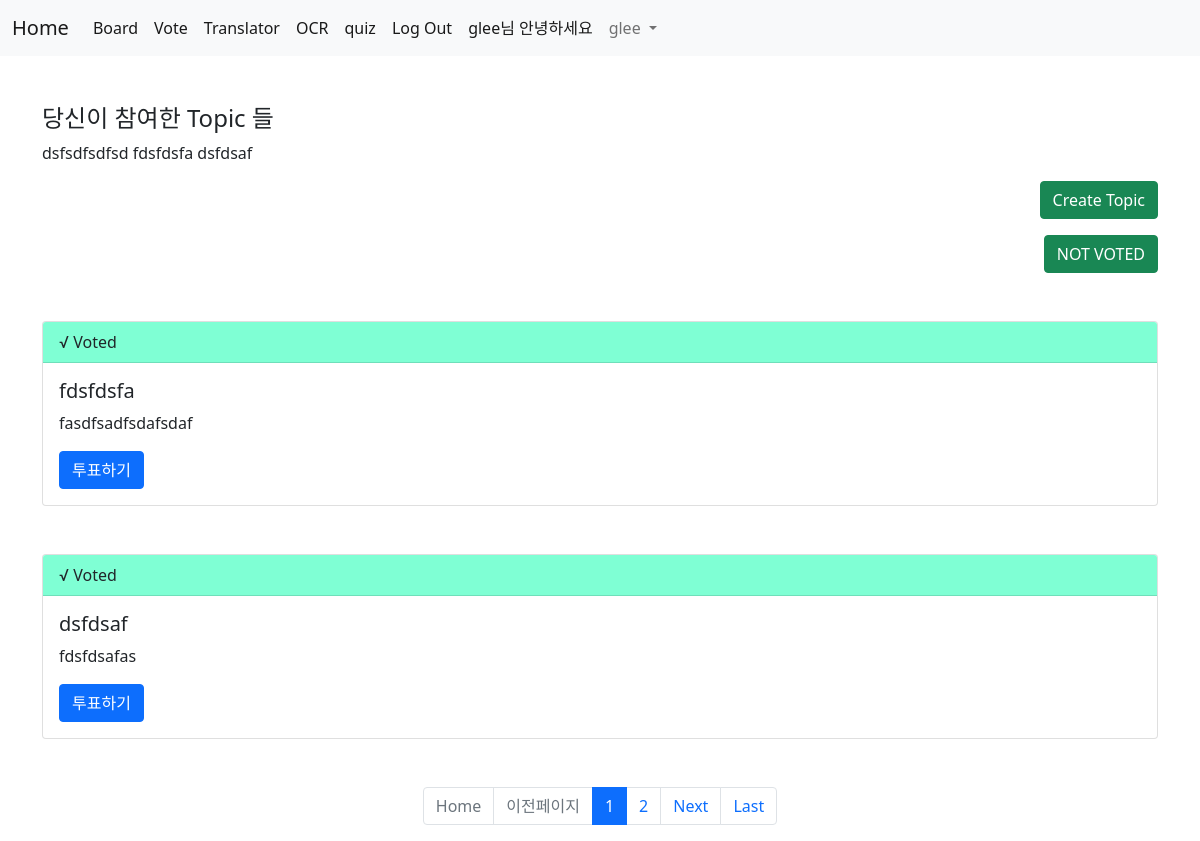
Screenshot of /vote/ (signed in) with the database file from the repository.
### acc/models.py (models this page shows)
class User(AbstractUser):
    userpic = models.ImageField(upload_to="usr/%y", blank=True)
    nickname = models.CharField(max_length=30, blank=True)
    comment = models.TextField(blank=True)
    point = models.IntegerField(default=0)
    pass

### vote/models.py (models this page shows)
class Topic(models.Model):
    subject = models.CharField(max_length=100)
    writer = models.CharField(max_length=100)
    writer_pic = models.ImageField()
    comment = models.TextField()
    voter = models.ManyToManyField(User, blank=True)
    c_time = models.DateTimeField(null=True)
    def __str__(self):
        return self.subject

### vote/views.py (the view)
# urls.py: path('', views.index, name="index"),
def index(request):
    page = request.GET.get("page", 1)
    t = Topic.objects.order_by("-c_time")
    pag = Paginator(t, 2)
    obj = pag.get_page(page)
    context = {
        "con": obj
    }
    return render(request, "vote/index.html", context)

### template/vote/index.html (shortened to what this page needs)
{% extends 'base.html' %}
{% block content %}
{% load mathfilters%}
<div class = "container mt-5 mb-3">
    <h4>당신이 참여한 Topic 들</h4>
    <p>
        {% for i in user.topic_set.all %}
            {{i}}
        {% endfor %}
    </p>
    <div class="text-end mt-3 mb-3">
    <a href="{%url 'vote:create' %}"><button class="btn btn-success">Create Topic</button></a>
    </div>
    <div class="text-end mt-3 mb-3">
        <a href="{%url 'vote:create' %}"><button class="btn btn-success">NOT VOTED</button></a>
    </div>
    {% for i in con %}
    <div class="card mt-5 mb-3">
        {% if user in i.voter.all %}
            <div class="card-header" style="background-color:aquamarine;">
                √ Voted
            </div>
        {% else %}
            <div class="card-header" style="background-color:rgb(74, 139, 201);">
                Not Voted
            </div>
        {% endif %}
        <div class="card-body">
            <h5 class="card-title"> {{i.subject}} </h5>
            <p class="card-text">{{ i.comment}} </p>
            <a href="{% url 'vote:detail' i.id%}" class="btn btn-primary">투표하기</a>
        </div>
    </div>
    {% endfor %}
    <nav aria-label="Page navigation example">
        <ul class="pagination mt-5 justify-content-center">
            {% if con.has_previous %}
                <li class="page-item">
                    <a class="page-link" href="{% url 'vote:index' %}?page=1&kw={{kw}}&cate={{cate}}">Home</a>
                </li>
                <li class="page-item">
                    <a class="page-link" href="{% url 'vote:index' %}?page={{con.previous_page_number}}&kw={{kw}}&cate={{cate}}">Previous</a>
                </li>
            {% else %}
                <li class="page-item disabled">
                    <a class="page-link" href="{% url 'vote:index' %}?page=1&kw={{kw}}&cate={{cate}}">Home</a>
                </li>
                <li class="page-item disabled">
                    <a class="page-link">이전페이지</a>
                </li>
            {% endif %}
            {% for i in con.paginator.page_range %}
                {% if i >= con.number|sub:1|intdiv:2|mul:2|add:1 and i <= con.number|sub:1|intdiv:2|mul:2|add:2 %}
                    {% if i == con.number %}
                        <li class="page-item active"><a class="page-link" href="{% url 'vote:index' %}?page={{i}}&kw={{kw}}&cate={{cate}}">{{i}}</a></li>
                    {% else %}
                        <li class="page-item"><a class="page-link" href="{% url 'vote:index' %}?page={{i}}&kw={{kw}}&cate={{cate}}">{{i}}</a></li>
                    {% endif %}
                {% endif %}
            {% endfor %}
            {% if con.has_next %}
                <li class="page-item">
                    <a class="page-link" href="{% url 'vote:index' %}?page={{con.next_page_number}}&kw={{kw}}&cate={{cate}}">Next</a>
                </li>
                <li class="page-item">
                    <a class="page-link" href="{% url 'vote:index' %}?page={{con.paginator.num_pages}}&kw={{kw}}&cate={{cate}}">Last</a>
                </li>
            {% endif %}
        </ul>
    </nav>
</div>
{% endblock %}

### template/base.html (shortened to what this page needs)
    {% if user.is_authenticated%}
    <!doctype html>
<html lang="en">
<head>
    <link href="https://cdn.jsdelivr.net/npm/bootstrap@5.1.1/dist/css/bootstrap.min.css" rel="stylesheet">
</head>
<body>
    <nav class="navbar navbar-expand-lg navbar-light bg-light">
        <div class="container-fluid">
        <a class="navbar-brand" href="{%url 'acc:index' %}">Home</a>
        <div class="collapse navbar-collapse" id="navbarNav">
            <ul class="navbar-nav">
                <li class="nav-item">
                    <a class="nav-link active" aria-current="page" href="{%url 'board:index'%}">Board</a>
                  </li>
                  <li class="nav-item">
                    <a class="nav-link active" aria-current="page" href="{%url 'vote:index'%}">Vote</a>
                  </li>
                  <li class="nav-item">
                    <a class="nav-link active" aria-current="page" href="{%url 'trans:index'%}">Translator</a>
                  </li>
                  <li class="nav-item">
                    <a class="nav-link active" aria-current="page" href="{%url 'ocr:index'%}">OCR</a>
                  </li>
                  <li class="nav-item">
                    <a class="nav-link active" aria-current="page" href="{%url 'quiz:index'%}">quiz</a>
                  </li>
            <li class="nav-item">
                <a class="nav-link active" aria-current="page" href="{%url 'acc:logout_user' %}">Log Out</a>
            </li>
            <li class="nav-item">
                <a class="nav-link active" aria-current="page">{{user.username}}님 안녕하세요 </a>
            </li>
            <li class="nav-item dropdown">
                <a class="nav-link dropdown-toggle" href="#" id="navbarDropdown" role="button" data-bs-toggle="dropdown" aria-expanded="false">
                 {{user.username}}
                </a>
              </li>
            </ul>
        </div>
        </div>
    </nav>
    {% block content %}
    {% endblock %}
    {% endif %}
</body>
</html>

### rows the page displays
User: username "glee"
Topic: subject "dsfsdfsdfsd"
Topic: subject "fdsfdsfa", shows "√ Voted", comment "fasdfsadfsdafsdaf"
Topic: subject "dsfdsaf", shows "√ Voted", comment "fdsfdsafas"

### other values shown
{{ i }} "1"
{{ i }} "2"
